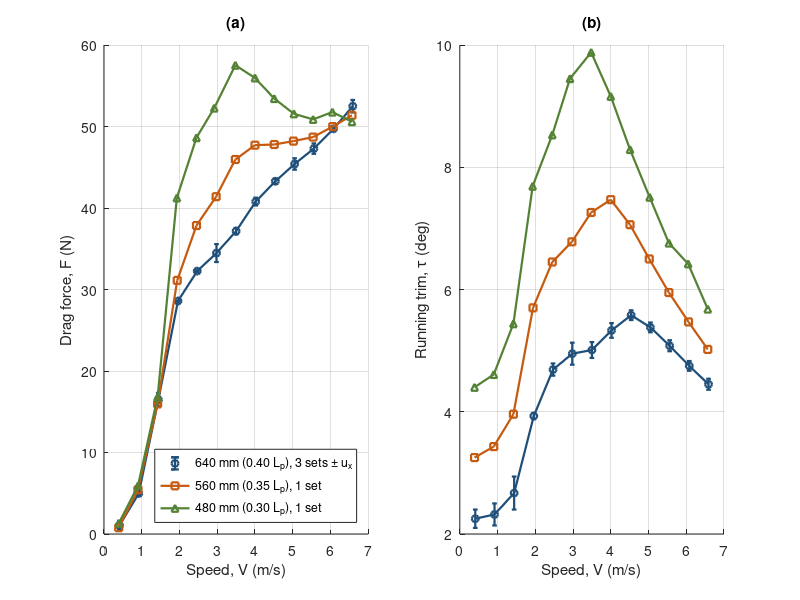

Reproduce this figure in MATLAB.
%% generate_experimental_graphs.m
% Reproduces Figure 4.11 of Chapter 4: measured (a) drag force and
% (b) running trim against carriage speed for LCG 640, 560 and 480 mm.
% 640 mm: mean of three sets, error bars = u_x at 95% (random term, plus
% potentiometer resolution for trim;
% t95 = 4.303, N = 3). 560 and 480 mm: single sets.
% Data: ANALYZE DATA sheets of Data_Eval_640/560/480.xls (speeds are the measured run means).

clear; clc; close all;
outDir = fileparts(mfilename('fullpath'));

v640 = [0.41 0.92 1.44 1.96 2.47 2.98 3.50 4.02 4.54 5.05 5.56 6.08 6.59];
d640 = [1.06 4.97 16.48 28.59 32.26 34.47 37.16 40.79 43.28 45.40 47.29 49.71 52.49];
ud   = [0.56 0.18 0.84 0.07 0.11 1.10 0.40 0.48 0.32 0.70 0.64 0.23 0.77];
t640 = [2.25 2.32 2.67 3.93 4.69 4.95 5.01 5.33 5.58 5.38 5.08 4.75 4.45];
ut   = [0.15 0.18 0.27 0.05 0.10 0.18 0.13 0.12 0.08 0.08 0.09 0.08 0.09];  % includes b = 0.005 deg (half potentiometer resolution)

v560 = [0.39 0.90 1.42 1.94 2.45 2.97 3.48 4.00 4.51 5.02 5.54 6.06 6.57];
d560 = [0.77 5.43 15.96 31.12 37.85 41.39 45.95 47.71 47.79 48.21 48.70 49.99 51.38];
t560 = [3.25 3.43 3.96 5.70 6.45 6.78 7.26 7.47 7.06 6.50 5.95 5.47 5.02];

v480 = [0.39 0.90 1.42 1.93 2.45 2.92 3.48 4.00 4.51 5.03 5.54 6.05 6.57];
d480 = [1.30 5.91 16.80 41.24 48.63 52.26 57.52 55.96 53.43 51.56 50.87 51.77 50.59];
t480 = [4.40 4.61 5.44 7.69 8.53 9.45 9.88 9.16 8.29 7.51 6.76 6.42 5.68];

c640 = [0.122 0.306 0.475]; c560 = [0.773 0.353 0.067]; c480 = [0.329 0.510 0.208];
fig = figure('Color','w','Position',[100 100 1150 430]);

subplot(1,2,1); hold on;
h = errorbar(v640, d640, ud, '-o'); set(h, 'Color', c640, 'LineWidth', 1.6, 'MarkerSize', 5);
plot(v560, d560, '-s', 'Color', c560, 'LineWidth', 1.6, 'MarkerSize', 5);
plot(v480, d480, '-^', 'Color', c480, 'LineWidth', 1.6, 'MarkerSize', 5);
hold off; grid on;
xlabel('Speed, V (m/s)'); ylabel('Drag force, F (N)'); title('(a)');
legend('640 mm (0.40 L_p), 3 sets \pm u_x', ...
       '560 mm (0.35 L_p), 1 set', '480 mm (0.30 L_p), 1 set', ...
       'Location', 'southeast');

subplot(1,2,2); hold on;
h = errorbar(v640, t640, ut, '-o'); set(h, 'Color', c640, 'LineWidth', 1.6, 'MarkerSize', 5);
plot(v560, t560, '-s', 'Color', c560, 'LineWidth', 1.6, 'MarkerSize', 5);
plot(v480, t480, '-^', 'Color', c480, 'LineWidth', 1.6, 'MarkerSize', 5);
hold off; grid on;
xlabel('Speed, V (m/s)'); ylabel('Running trim, \tau (deg)'); title('(b)');

saveas(fig, fullfile(outDir, 'results_combined.png'));
fprintf('Saved results_combined.png to %s\n', outDir);
